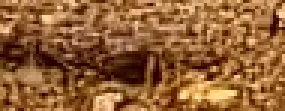
#> input picture data/dataset_capture/2025-12-03/unknown/07-52-14-943698.jpg, 95 x 37 px (shown 3 times larger); its folder holds only this picture in this run
$ python -i estabilidad_camara.py   (imports and definitions only)
#> lines starting #> are read from the running program, lines starting #| are printed output that depends on the picture
from __future__ import annotations

from dataclasses import dataclass

import cv2
import numpy as np


@dataclass
class DiagnosticoEstabilidad:
    desplazamiento_medio: float = 0.0
    ratio_perdida: float = 0.0
    puntos_validos: int = 0
    total_puntos: int = 0
    factor_escala: float = 1.0
    ratio_pixeles: float = 0.0


class MonitorEstabilidadCamara:
    """
    Vigila el movimiento global del frame a partir de flujo óptico de esquinas.
    Si la mediana de los desplazamientos supera un umbral (o se pierden
    demasiados puntos) asumimos que es la cámara la que se mueve y no los
    objetos de interés. En ese caso se devuelve True para permitir que el
    pipeline pause el detector de movimiento.
    """

    def __init__(
        self,
        escala: float = 0.5,
        max_desplazamiento_px: float = 6.0,
        min_puntos: int = 50,
        max_ratio_perdidos: float = 0.45,
        frames_inestables_para_disparar: int = 3,
        frames_estables_para_recuperar: int = 6,
        max_corners: int = 200,
        quality_level: float = 0.01,
        min_distance: int = 7,
        activar_inmediato: bool = False,
        max_cambio_escala: float = 0.05,
        max_ratio_diferencia: float = 0.35,
    ) -> None:
        self.escala = max(0.1, min(1.0, escala))
        self.max_desplazamiento_px = max_desplazamiento_px
        self.min_puntos = min_puntos
        self.max_ratio_perdidos = max_ratio_perdidos
        self.frames_inestables_para_disparar = frames_inestables_para_disparar
        self.frames_estables_para_recuperar = frames_estables_para_recuperar
        self.max_corners = max_corners
        self.quality_level = quality_level
        self.min_distance = min_distance
        self.activar_inmediato = activar_inmediato
        self.max_cambio_escala = max(0.0, max_cambio_escala)
        self.max_ratio_diferencia = max(0.0, min(1.0, max_ratio_diferencia))
        self._umbral_diff_zoom = 20

        self._prev_gray: np.ndarray | None = None
        self._frames_inestables = 0
        self._frames_estables = 0
        self._en_movimiento = False
        self._diagnostico = DiagnosticoEstabilidad()
        self._ultima_motivo = "estable"

    @property
    def en_movimiento(self) -> bool:
        return self._en_movimiento

    @property
    def diagnostico(self) -> DiagnosticoEstabilidad:
        return self._diagnostico

    @property
    def motivo(self) -> str:
        return self._ultima_motivo

    # [7 lines left out: function resetear, not called in this run]

    def _preprocesar(self, frame: np.ndarray) -> np.ndarray:
        gray = cv2.cvtColor(frame, cv2.COLOR_BGR2GRAY)
        gray = cv2.GaussianBlur(gray, (5, 5), 0)
        if self.escala != 1.0:
            gray = cv2.resize(
                gray,
                None,
                fx=self.escala,
                fy=self.escala,
                interpolation=cv2.INTER_AREA,
            )
        return gray

    # [25 lines left out: function _disparar_inmediato, not called in this run]

    def actualizar(self, frame: np.ndarray) -> bool:
        gray = self._preprocesar(frame)

        if self._prev_gray is None:
            self._prev_gray = gray
            self._diagnostico = DiagnosticoEstabilidad()
            self._ultima_motivo = "inicial"
            return False

        puntos_prev = cv2.goodFeaturesToTrack(
            self._prev_gray,
            mask=None,
            maxCorners=self.max_corners,
            qualityLevel=self.quality_level,
            minDistance=self.min_distance,
        )

        movimiento_global = False
        desplazamiento_mediano = 0.0
        ratio_perdida = 1.0
        puntos_validos = 0
        total_puntos = int(puntos_prev.shape[0]) if puntos_prev is not None else 0
        factor_escala = 1.0
        motivo_actual = "traslacion"
        ratio_pixeles = 0.0

        diff = cv2.absdiff(self._prev_gray, gray)
        if diff.size > 0:
            ratio_pixeles = float(
                np.count_nonzero(diff > self._umbral_diff_zoom)
            ) / float(diff.size)
            if ratio_pixeles > self.max_ratio_diferencia:
                return self._disparar_inmediato(
                    gray=gray,
                    motivo="zoom_diff",
                    desplazamiento_mediano=0.0,
                    ratio_perdida=ratio_perdida,
                    puntos_validos=0,
                    total_puntos=0,
                    factor_escala=1.0,
                    ratio_pixeles=ratio_pixeles,
                )

        if puntos_prev is None or total_puntos < self.min_puntos:
            return self._disparar_inmediato(
                gray=gray,
                motivo="sin_pts",
                desplazamiento_mediano=0.0,
                ratio_perdida=ratio_perdida,
                puntos_validos=0,
                total_puntos=total_puntos,
                factor_escala=1.0,
                ratio_pixeles=ratio_pixeles,
            )
        else:
            puntos_act, status, _ = cv2.calcOpticalFlowPyrLK(
                self._prev_gray,
                gray,
                puntos_prev,
                None,
                winSize=(21, 21),
                maxLevel=2,
                criteria=(
                    cv2.TERM_CRITERIA_EPS | cv2.TERM_CRITERIA_COUNT,
                    20,
                    0.03,
                ),
            )

            if puntos_act is None or status is None:
                movimiento_global = True
            else:
                good_new = puntos_act[status.reshape(-1) == 1]
                good_old = puntos_prev[status.reshape(-1) == 1]

                if good_new.size == 0:
                    movimiento_global = True
                else:
                    good_new = good_new.reshape(-1, 2)
                    good_old = good_old.reshape(-1, 2)
                    puntos_validos = good_new.shape[0]
                    ratio_perdida = 1.0 - (
                        puntos_validos / max(1, total_puntos)
                    )

                    desplazamientos = np.linalg.norm(
                        good_new - good_old, axis=1
                    )
                    if desplazamientos.size > 0:
                        desplazamiento_mediano = float(
                            np.median(desplazamientos)
                        )

                    if good_new.shape[0] >= 5:
                        try:
                            M, _ = cv2.estimateAffinePartial2D(
                                good_old,
                                good_new,
                                method=cv2.RANSAC,
                                ransacReprojThreshold=3.0,
                                maxIters=2000,
                                confidence=0.99,
                            )
                            if M is not None:
                                a, b = M[0, 0], M[0, 1]
                                c, d = M[1, 0], M[1, 1]
                                scale_x = float((a * a + b * b) ** 0.5)
                                scale_y = float((c * c + d * d) ** 0.5)
                                factor_escala = max(1e-3, (scale_x + scale_y) / 2.0)
                                if abs(factor_escala - 1.0) > self.max_cambio_escala:
                                    return self._disparar_inmediato(
                                        gray=gray,
                                        motivo="zoom",
                                        desplazamiento_mediano=desplazamiento_mediano,
                                        ratio_perdida=ratio_perdida,
                                        puntos_validos=puntos_validos,
                                        total_puntos=total_puntos,
                                        factor_escala=factor_escala,
                                        ratio_pixeles=ratio_pixeles,
                                    )
                        except cv2.error:
                            pass

                    if not movimiento_global:
                        if puntos_validos < self.min_puntos:
                            return self._disparar_inmediato(
                                gray=gray,
                                motivo="sin_pts",
                                desplazamiento_mediano=desplazamiento_mediano,
                                ratio_perdida=ratio_perdida,
                                puntos_validos=puntos_validos,
                                total_puntos=total_puntos,
                                factor_escala=factor_escala,
                                ratio_pixeles=ratio_pixeles,
                            )
                        if ratio_perdida > self.max_ratio_perdidos:
                            return self._disparar_inmediato(
                                gray=gray,
                                motivo="perdida",
                                desplazamiento_mediano=desplazamiento_mediano,
                                ratio_perdida=ratio_perdida,
                                puntos_validos=puntos_validos,
                                total_puntos=total_puntos,
                                factor_escala=factor_escala,
                                ratio_pixeles=ratio_pixeles,
                            )
                        if desplazamiento_mediano > self.max_desplazamiento_px:
                            return self._disparar_inmediato(
                                gray=gray,
                                motivo="traslacion",
                                desplazamiento_mediano=desplazamiento_mediano,
                                ratio_perdida=ratio_perdida,
                                puntos_validos=puntos_validos,
                                total_puntos=total_puntos,
                                factor_escala=factor_escala,
                                ratio_pixeles=ratio_pixeles,
                            )

        # Si llegamos aquí es que no se detectó un zoom ni un cambio global severo
        self._frames_estables += 1
        self._frames_inestables = 0
        self._ultima_motivo = "estable"
        self._en_movimiento = False
        self._diagnostico = DiagnosticoEstabilidad(
            desplazamiento_medio=desplazamiento_mediano,
            ratio_perdida=ratio_perdida,
            puntos_validos=puntos_validos,
            total_puntos=total_puntos,
            factor_escala=factor_escala,
            ratio_pixeles=ratio_pixeles,
        )
        self._prev_gray = gray
        return False

>>> import cv2
>>> picture = cv2.imread('../../data/dataset_capture/2025-12-03/unknown/07-52-14-943698.jpg')
#> picture is the input picture: shape (37, 95, 3); mean B, G, R 53.3, 96.7, 146.7
>>> result = MonitorEstabilidadCamara().actualizar(picture)
#> in _preprocesar, `gray = cv2.cvtColor(frame, cv2.COLOR_BGR2GRAY)`:
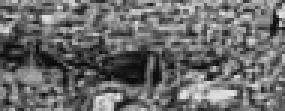
#> gray: shape (37, 95) (shown 3 times larger); min 10, max 230, mean 106.7
#> in _preprocesar, `gray = cv2.GaussianBlur(gray, (5, 5), 0)`:
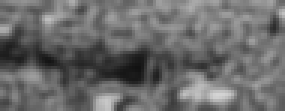
#> gray: shape (37, 95) (shown 3 times larger); min 18, max 212, mean 106.6
#> result = False
